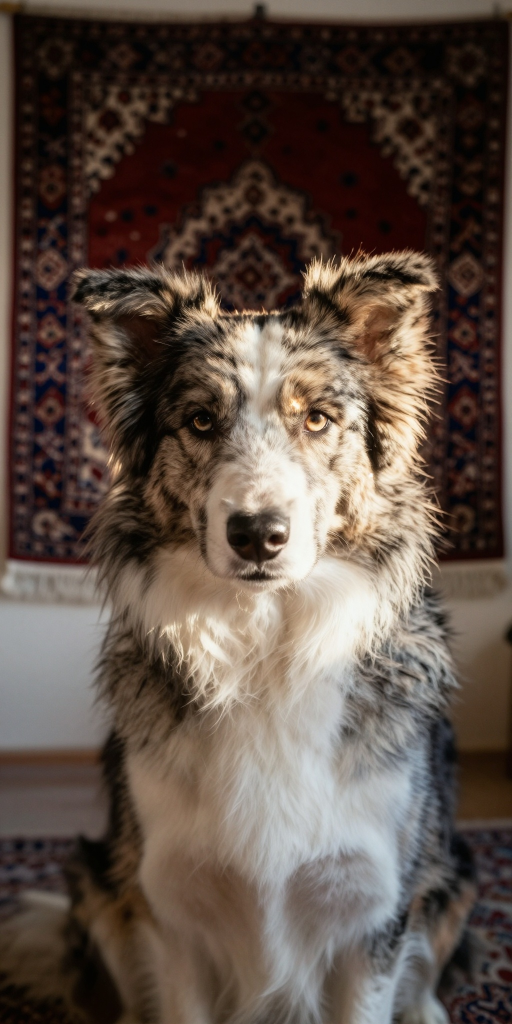
#> input picture VQA/mage_vl/assets/examples/dog.jpg, 1024 x 2048 px (shown at 1/2 size)
$ python -i prepare_full_scene.py   (imports and definitions only)   (older library calls are emulated)
#> lines starting #> are read from the running program, lines starting #| are printed output that depends on the picture
#!/usr/bin/env python3
"""CPU-only COLMAP undistortion and immutable full-scene data preparation."""
from pathlib import Path
import argparse
import hashlib
import json
import os
import shutil
import tempfile
import numpy as np
from PIL import Image


# [57 lines left out: functions digest, serial_undistort, not called in this run]


def prepare(source, output):
    import pycolmap
    source,output=Path(source).resolve(),Path(output).resolve()
    if source==output or source in output.parents:
        raise ValueError("Prepared data must be outside the original source directory")
    reconstruction=pycolmap.Reconstruction(str(source/"sparse/0"))
    names=sorted(im.name for im in reconstruction.images.values())
    if len(names)<2 or len({Path(n).stem.casefold() for n in names})!=len(names):
        raise ValueError("Need at least two uniquely named registered images")
    inventory={n:digest(source/"images"/n) for n in names}
    camera_files={p.name:digest(p) for p in (source/"sparse/0").glob("*.bin")}
    fingerprint={"images":inventory,"colmap":camera_files,"mode":"full_scene","version":2,
                 "rectification":"serial_opencv_with_pycolmap_camera_and_observation_update"}
    if output.exists():
        manifest=output/"full_scene_manifest.json"
        if not manifest.exists() or json.loads(manifest.read_text())["source_fingerprint"]!=fingerprint:
            raise RuntimeError(f"Refusing to reuse unrecognized or changed output: {output}")
        validate(output)
        print(f"[reuse] verified prepared data: {output}")
        return
    output.parent.mkdir(parents=True,exist_ok=True)
    stage=Path(tempfile.mkdtemp(prefix=output.name+".preparing-",dir=output.parent))
    try:
        serial_undistort(reconstruction,source,stage)
        sparse=stage/"sparse"
        if (sparse/"cameras.bin").exists():
            (sparse/"0").mkdir(exist_ok=True)
            for p in list(sparse.glob("*.bin")):
                p.rename(sparse/"0"/p.name)
        rec=pycolmap.Reconstruction(str(sparse/"0"))
        if len(rec.images)!=len(names):
            raise RuntimeError("Undistortion lost registered images")
        for sub in ("masks","images_2","images_4","images_8"):
            (stage/sub).mkdir(exist_ok=True)
        for name in names:
            p=stage/"images"/name
            with Image.open(p) as im:
                rgb=im.convert("RGB")
                for factor in (2,4,8):
                    resized=rgb.resize((round(rgb.width/factor),round(rgb.height/factor)),Image.Resampling.LANCZOS)
                    resized.save(stage/f"images_{factor}"/name,quality=95)
                Image.new("L",rgb.size,255).save(stage/"masks"/(Path(name).stem+".png"))
        (stage/f"sparse_{len(names)}.txt").write_text("".join(f"{i}\n" for i in range(len(names))))
        (stage/"sparse_test.txt").write_text("")
        centres=np.stack([np.asarray(im.cam_from_world().inverse().translation) for im in rec.images.values()])
        extent=float(np.linalg.norm(centres-centres.mean(axis=0),axis=1).max()*1.1)
        for licence in source.glob("license*"):
            if licence.is_file(): shutil.copyfile(licence,stage/licence.name)
        manifest={
            "version":1,"source":str(source),"source_fingerprint":fingerprint,
            "mode":"full_scene","mask_semantics":"all_pixels_valid_not_object_segmentation",
            "train_count":len(names),"test_count":0,"names":names,"scene_extent":extent,
            "display_camera":Path(names[len(names)//2]).stem,
            "evaluation_scope":"all_images_used_for_training_demonstration_only",
        }
        (stage/"full_scene_manifest.json").write_text(json.dumps(manifest,indent=2)+"\n")
        validate(stage)
        os.replace(stage,output)
    finally:
        if stage.exists(): shutil.rmtree(stage)
    print(f"[ready] {len(names)} undistorted full-RGB images: {output}")


# [23 lines left out: function validate, not called in this run]


# [6 lines not run here, left out]

>>> import cv2
>>> picture = cv2.imread('../../../VQA/mage_vl/assets/examples/dog.jpg', cv2.IMREAD_GRAYSCALE)
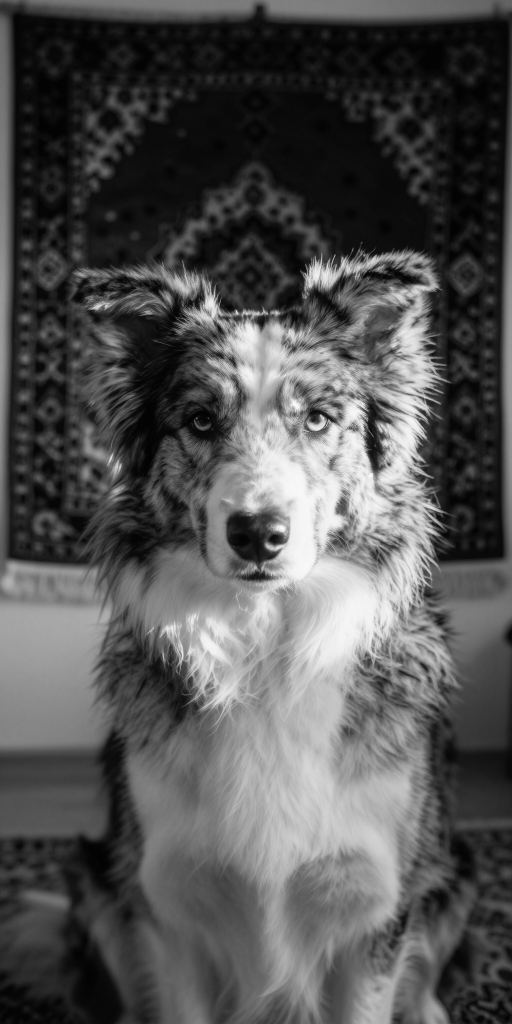
#> picture: shape (2048, 1024) (shown at 1/2 size); min 0, max 253, mean 83.2
>>> result = prepare(picture, 'out.png')
#> (the run stopped early here; a loop or call above may not have finished)
